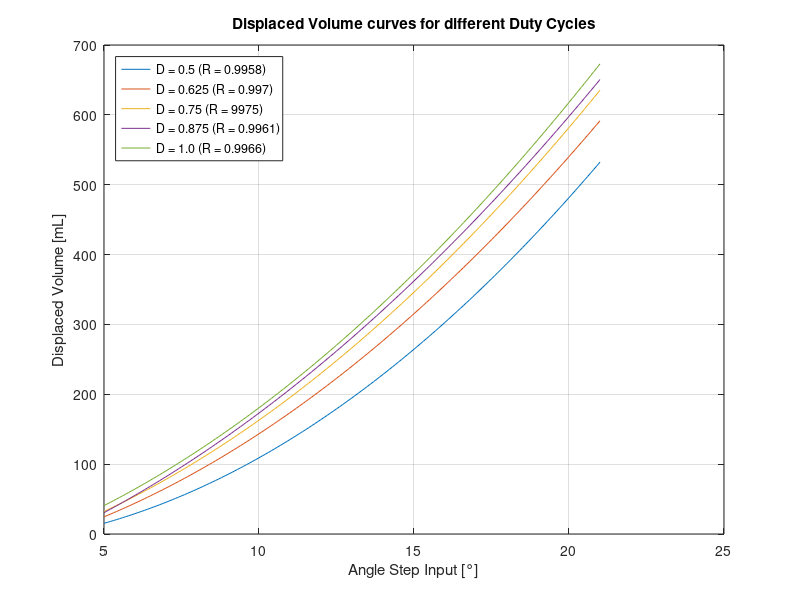

Write MATLAB code to recreate this figure.
angles = 5:0.1:21;
eq_2400 = 5:0.1:21;
eq_3000 = 5:0.1:21;
eq_3600 = 5:0.1:21;
eq_4200 = 5:0.1:21;
eq_4800 = 5:0.1:21;

eq_2400_coef = [1.2326, 0.2652, -16.815, 0.9958];
eq_3000_coef = [1.0596, 7.8901, -41.375, 0.997];
eq_3600_coef = [1.0487, 10.428, -46.162, 0.9975];
eq_4200_coef = [0.9305, 14.557, -65.484, 0.9961];
eq_4800_coef = [1.0461, 12.327, -47.169, 0.9966];

for i = 1:161
    eq_2400(i) = eq_2400_coef(1) * (angles(i) ^ 2) + ...
                 eq_2400_coef(2) * angles(i) + ...
                 eq_2400_coef(3);
             
    eq_3000(i) = eq_3000_coef(1) * (angles(i) ^ 2) + ...
                 eq_3000_coef(2) * angles(i) + ...
                 eq_3000_coef(3);
    
    eq_3600(i) = eq_3600_coef(1) * (angles(i) ^ 2) + ...
                 eq_3600_coef(2) * angles(i) + ...
                 eq_3600_coef(3);
                 
    eq_4200(i) = eq_4200_coef(1) * (angles(i) ^ 2) + ...
                 eq_4200_coef(2) * angles(i) + ...
                 eq_4200_coef(3);
    
    eq_4800(i) = eq_4800_coef(1) * (angles(i) ^ 2) + ...
                 eq_4800_coef(2) * angles(i) + ...
                 eq_4800_coef(3);
end

plot(angles, eq_2400, angles, eq_3000, angles, eq_3600, angles, eq_4200, angles, eq_4800);
xlabel("Angle Step Input [°]");
ylabel("Displaced Volume [mL]");
legend("D = 0.5 (R = 0.9958)", "D = 0.625 (R = 0.997)", ...
       "D = 0.75 (R = 9975)", "D = 0.875 (R = 0.9961)", ...
       "D = 1.0 (R = 0.9966)", "Location", "northwest");
title("Displaced Volume curves for different Duty Cycles");
grid on